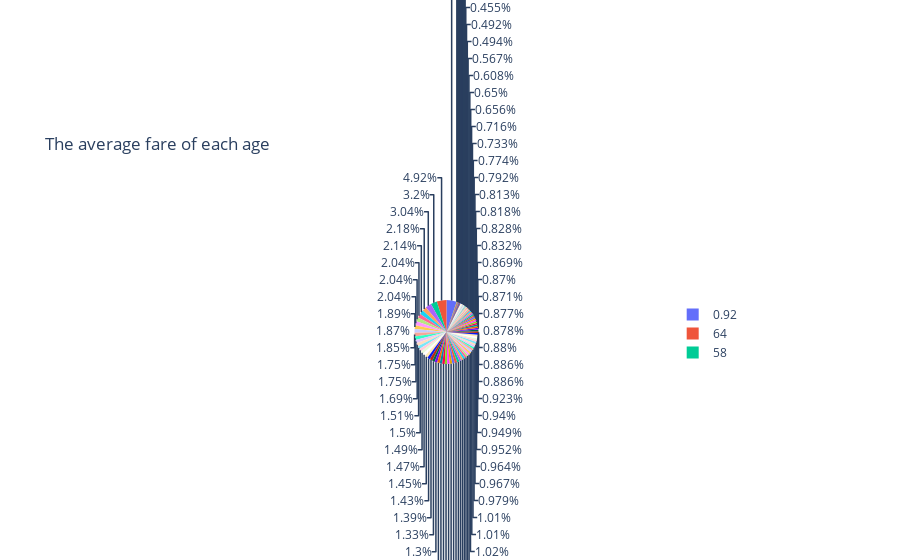

The code cell stored with this chart in its notebook:
### Markdown cell above
# 7.

### Code cell
df_7=df.groupby("Age").mean()
fig=px.pie(df_7,values="Fare",names=df_7.index,title="The average fare of each age")
fig.show()

### Figure 1 — Plotly figure (JSON) as saved in the notebook; plotly's stock layout.template omitted (floating-point values rounded to 4 significant figures)
{"data": [{"domain": {"x": [0, 1], "y": [0, 1]}, "hoverlabel": {"namelength": 0}, "hovertemplate": "label=%{label}<br>Fare=%{value}", "labels": [0.42, 0.67, 0.75, 0.83, 0.92, 1, 2, 3, 4, 5, 6, 7, 8, 9, 10, 11, 12, 13, 14, 14.5, 15, 16, 17, 18, 19, 20, 20.5, 21, 22, 23, 23.5, 24, 24.5, 25, 26, 27, 28, 28.5, 29, 30, 30.5, 31, 32, 32.5, 33, 34, 34.5, 35, 36, 36.5, 37, 38, 39, 40, 40.5, 41, 42, 43, 44, 45, 45.5, 46, 47, 48, 49, 50, 51, 52, 53, 54, 55, 55.5, 56, 57, 58, 59, 60, 61, 62, 63, 64, 65, 66, 70, 70.5, 71, 74, 80], "legendgroup": "", "name": "", "showlegend": true, "type": "pie", "values": [8.517, 14.5, 19.26, 23.88, 151.6, 30.01, 37.54, 25.78, 29.54, 22.72, 25.58, 31.69, 28.3, 27.94, 26.02, 54.24, 11.24, 13.36, 42.63, 14.45, 49.66, 25.75, 28.39, 38.06, 27.87, 8.624, 7.25, 31.57, 25.5, 37.99, 7.229, 43.04, 8.05, 24.42, 19.09, 30.36, 21.02, 11.66, 27.09, 25.54, 7.9, 37.01, 24.32, 21.54, 25.83, 16.64, 6.438, 89.31, 59.96, 26, 29.81, 62.75, 36.66, 37.11, 11.12, 39.19, 37.13, 59.8, 29.76, 36.82, 17.86, 55.46, 27.6, 37.89, 59.93, 64.03, 28.75, 51.4, 51.48, 44.48, 23.25, 8.05, 43.98, 11.43, 93.9, 10.38, 55, 24.02, 35.9, 43.77, 144.5, 32.09, 10.5, 40.75, 7.75, 42.08, 7.775, 30]}], "layout": {"legend": {"tracegroupgap": 0}, "title": {"text": "The average fare of each age"}}}
